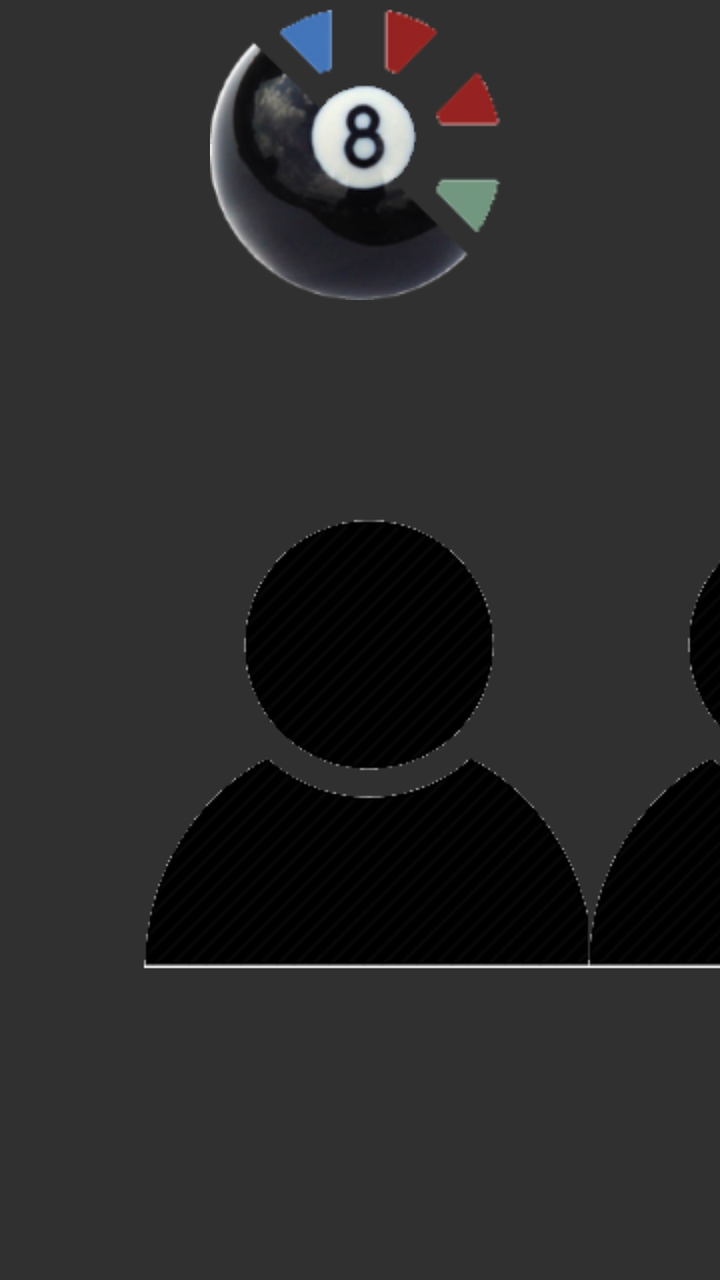
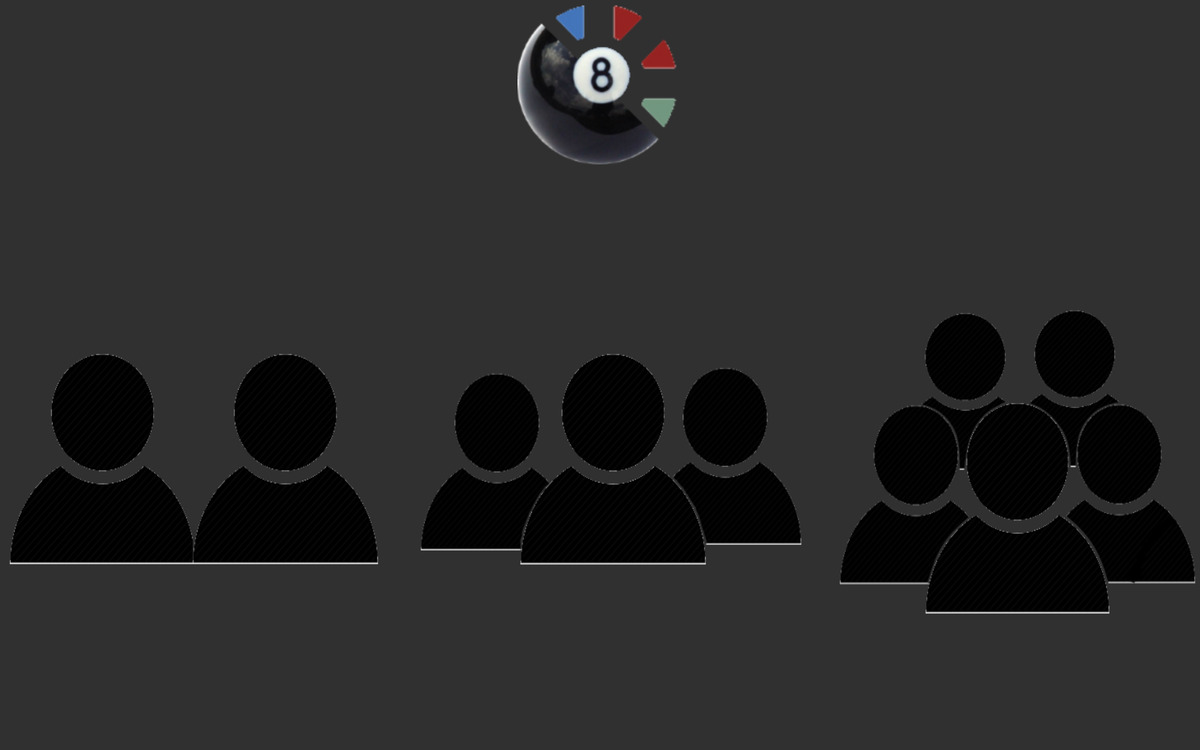

The same Android screen from two of the app's own layout files: first res/layout/ as a phone draws it, then the repository's variant for another configuration, drawn on a device whose configuration selects that folder. Both files follow.
<!-- AndroidManifest.xml: application theme AppTheme -->
<!-- res/layout/activity_main.xml -->
<?xml version="1.0" encoding="utf-8"?>
<RelativeLayout xmlns:android="http://schemas.android.com/apk/res/android"
    xmlns:tools="http://schemas.android.com/tools"
    android:layout_width="match_parent"
    android:layout_height="match_parent"
    tools:context="com.dmcinfo.billiards.MainActivity">


    <LinearLayout
        android:orientation="vertical"
        android:layout_width="match_parent"
        android:layout_height="match_parent"
        android:layout_alignParentTop="true"
        android:layout_alignParentStart="true">

        <ImageView
            android:layout_width="wrap_content"
            android:layout_height= "wrap_content"
            android:id="@+id/imageView_dmc_logo"
            android:layout_gravity="center_horizontal"
            android:background="@drawable/icon"/>

        <LinearLayout
            android:layout_width="match_parent"
            android:layout_height="0dp"
            android:layout_weight="3">

            <ImageButton
                android:layout_width="0dp"
                android:layout_weight="1"
                android:layout_height="wrap_content"
                android:layout_margin="60dp"
                android:layout_gravity="center_vertical"
                android:text="2 Player Game"
                android:id="@+id/button_start_2p"
                android:onClick="Start_2P_Game"
                android:background="@drawable/two_player"/>

            <ImageButton
                android:layout_width="0dp"
                android:layout_weight="1"
                android:layout_height="wrap_content"
                android:layout_margin="60dp"
                android:layout_gravity="center_vertical"
                android:text="3 Player Game"
                android:id="@+id/button_start_3p"
                android:onClick="Start_3P_Game"
                android:background="@drawable/three_player"/>

            <ImageButton
                android:layout_width="0dp"
                android:layout_weight="1"
                android:layout_height="wrap_content"
                android:layout_margin="60dp"
                android:layout_gravity="center_vertical"
                android:id="@+id/button_start_5p"
                android:onClick="Start_5P_Game"
                android:background="@drawable/five_player"/>

        </LinearLayout>

        <ImageButton
            android:layout_width="50dp"
            android:layout_height="50dp"
            android:id="@+id/button_settings"
            android:layout_gravity="center_horizontal"
            android:onClick="openSettings"
            android:scaleType="center"
            android:background="@drawable/settings"/>
    </LinearLayout>
</RelativeLayout>
<!-- resources referenced by this layout -->
<resources>
  <!-- drawable five_player: png bitmap (drawable, 38805 bytes) -->
  <!-- drawable icon: png bitmap (drawable, 30687 bytes) -->
  <!-- drawable three_player: png bitmap (drawable, 31108 bytes) -->
  <!-- drawable two_player: png bitmap (drawable, 6042 bytes) -->
  <style name="AppTheme" parent="Theme.AppCompat.NoActionBar">
  
      </style>
</resources>
<!-- res/layout-xlarge/activity_main.xml (the repository's variant of the layout above) -->
<!-- drawn on a large tablet held sideways -->
<?xml version="1.0" encoding="utf-8"?>
<LinearLayout xmlns:android="http://schemas.android.com/apk/res/android"
    xmlns:tools="http://schemas.android.com/tools"
    android:layout_width="match_parent"
    android:layout_height="match_parent"
    tools:context="com.dmcinfo.billiards.MainActivity"
    android:orientation="vertical">

    <LinearLayout
        android:layout_width="wrap_content"
        android:layout_height="wrap_content"
        android:layout_gravity="center">
        <ImageView
            android:layout_width="175dp"
            android:layout_height= "175dp"
            android:id="@+id/imageView_dmc_logo"
            android:background="@drawable/icon"
            android:onClick="openSettings"/>
    </LinearLayout>


    <LinearLayout
        android:orientation="horizontal"
        android:layout_width="match_parent"
        android:layout_height="match_parent"
        android:layout_gravity="center">

        <ImageButton
            android:layout_width="wrap_content"
            android:layout_weight="1"
            android:layout_height="wrap_content"
            android:layout_marginRight="15dp"
            android:id="@+id/button_start_2p"
            android:onClick="Start_2P_Game"
            android:background="@drawable/two_player"
            android:layout_gravity="center_vertical"/>

        <ImageButton
            android:layout_width="wrap_content"
            android:layout_weight="1"
            android:layout_height="wrap_content"
            android:layout_marginRight="15dp"
            android:layout_marginLeft="15dp"
            android:id="@+id/button_start_3p"
            android:onClick="Start_3P_Game"
            android:background="@drawable/three_player"
            android:layout_gravity="center_vertical"/>

        <ImageButton
            android:layout_width="wrap_content"
            android:layout_weight="1"
            android:layout_height="wrap_content"
            android:layout_marginLeft="15dp"
            android:id="@+id/button_start_5p"
            android:onClick="Start_5P_Game"
            android:background="@drawable/five_player"
            android:layout_gravity="center_vertical"/>

    </LinearLayout>
</LinearLayout>
